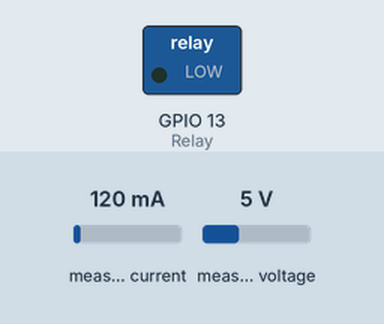
Simulated run of this sketch. Board: ESP32. Parts: switched loads named in the sketch (green lamp = pin HIGH). Inputs (shaded band) come from the test bench; at power-on: measured current 120 mA, measured voltage 5 V. WiFi joins after 1.5 s; servers stay silent unless stated.

Above: at 1.9 s.
Timing chart, 0 to 3.6 s (numbered marks = the images above):
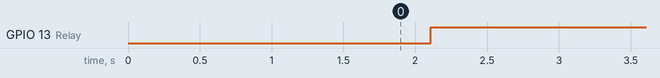

Measured:
- by itself, GPIO 13 (Relay): LOW → HIGH at 2.1 s

The sketch:

ESP32_Meter__B.ino
```cpp
// Meter B (Consumer  side meter )

#define BLYNK_PRINT Serial

//Dependiences

#include "EmonLib.h"
#include <WiFi.h>
#include <WiFiClient.h>
#include <BlynkSimpleEsp32.h>


EnergyMonitor emon;
// calibrate() method calibrates zero point of sensor,
#define vCalibration 160
#define currCalibration 1


//Global variable

char auth[] = "MFP3HhJC8Yn8UEJV3N2pe_c9etEzFISx"; //Token for Meter-B
char ssid[] = "MASTER";
char pass[] = "20042006";

unsigned int Meter_A = 0; // create variable for Watts values received from Meter-A

int Relay = 13; //GPIO 13
int theft =  0; // Varible for Theft Aleart on Virtual Pin
int PD ; //Power difference

WidgetBridge bridge1(V10);
// Assign virtual pin 10 of this device for Bridge Widget
//to communicate with other Devices (Meter B) and the channel is named "bridge1"


void setup()
{
  // Debug console
  Serial.begin(9600);
   Blynk.begin(auth, ssid, pass, IPAddress(192,168,2,184));// Put you Local machine IPAddress if using Local Machine as server

  pinMode(Relay, OUTPUT);

  // ZMPT101B sensor connected to GPIO 35
  emon.voltage(35, vCalibration, 1.7); // Voltage: input pin, calibration, phase_shift
  // Acs712 sensor connected to GPIO 34
  emon.current(34, currCalibration); // Current: input pin, calibration.


}

void loop()
{

  //-------------------------------------------------Data Setup---------------------------------------

  emon.calcVI(20, 2000);
 // Serial.println(String("Current: ") + Amps + (" Volts: ") + emon.Vrms + (" Meter-B-Watts: ") + emon.apparentPower + ( "  Meter-A-Watts: ") + Meter_A + (" PD:") + PD) ;
 float Amps = emon.Irms;
  Blynk.virtualWrite(V0, emon.Vrms);
  Blynk.virtualWrite(V1, Amps);
  Blynk.virtualWrite(V2, emon.apparentPower);
  delay(100);

  Blynk.run();

  //---------------------------------------------------------Power Cutoff--------------------------------------------------

  PD = Meter_A - emon.apparentPower ;// Power difference in Meter A and Meter B
  if ((PD >= 10) && (PD >= -10)) {
    theft = 1 ;
    Blynk.virtualWrite(V3, theft);
    digitalWrite(Relay, LOW); // Reverse triger Relay (Low - on) &( High-off)
    delay(300);

  } else {
    digitalWrite(Relay, HIGH); //
    theft = 0 ;
    Blynk.virtualWrite(V3, theft);
    delay(300);
  }
}


// Power Feedback (Theft detection)

BLYNK_WRITE(V1) // V1 is th eVirtual Power Pin of Meter-A
{
  Meter_A = param.asInt();// Fetching Watts Data form Meter-A in integers

  delay(100);
}
```
